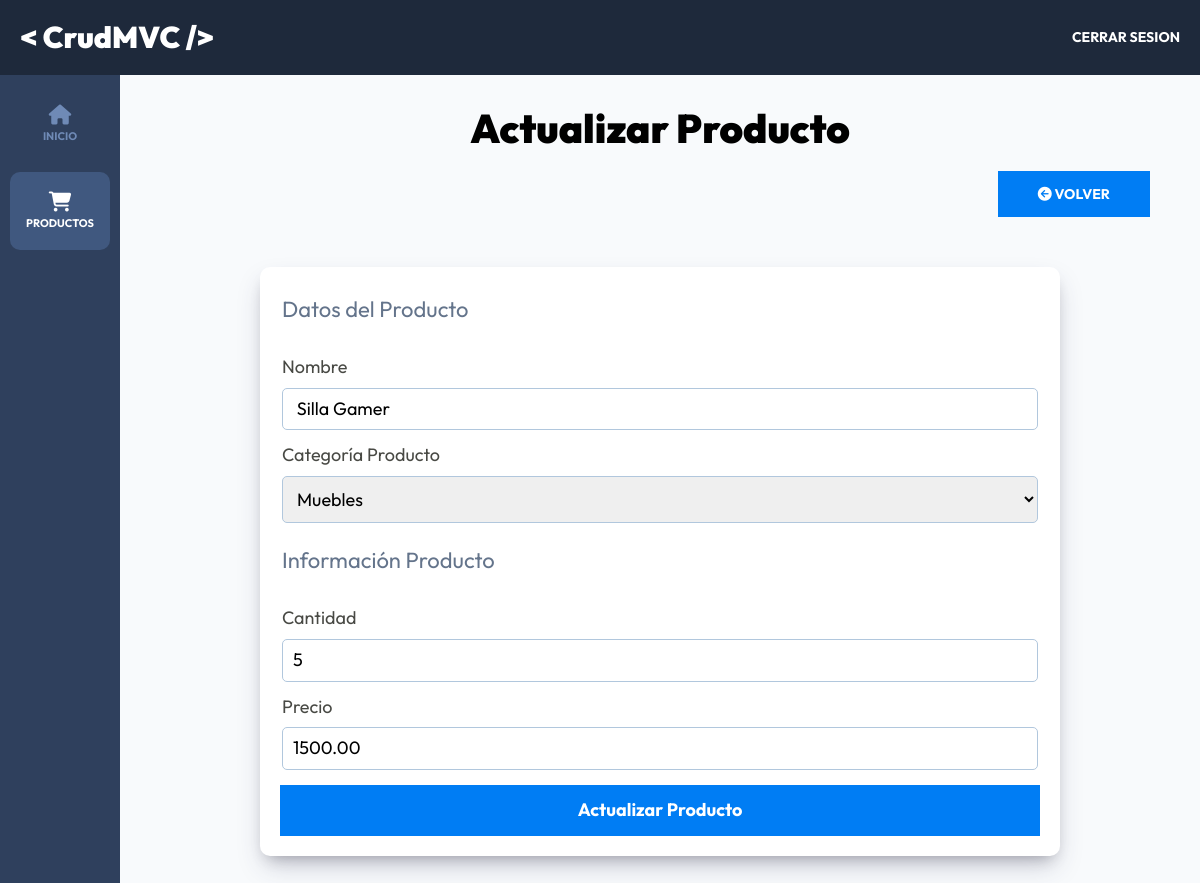
The app's page /admin/productos/actualizar?id=38 (signed in) with its own data.
### tables this page shows
CREATE TABLE `productos` (
  `id` int(11) NOT NULL,
  `nombre` varchar(45) DEFAULT NULL,
  `categoria_id` int(11) NOT NULL,
  `cantidad` int(11) NOT NULL,
  `precio` decimal(9,2) NOT NULL
);

CREATE TABLE `categorias` (
  `id` int(11) NOT NULL,
  `nombre` varchar(45) DEFAULT NULL
);

### controllers/ProductosController.php (called while the page is built, shortened)
<?php
class ProductosController {
    public static function actualizar(Router $router) {
        $alertas = [];
        $id = $_GET['id'];
        $id = filter_var($id, FILTER_VALIDATE_INT);
        $categorias = Categoria::all('ASC');
        $producto = Producto::find($id);
        $router->render('admin/productos/actualizar', [
            'titulo' => 'Actualizar Producto',
            'alertas' => $alertas,
            'producto' => $producto,
            'categorias' => $categorias
        ]);
    }
}

### public/index.php (called while the page is built, shortened)
<?php
$router = new Router();
$router->get('/', [AuthController::class, 'login']);
$router->post('/', [AuthController::class, 'login']);
$router->post('/logout', [AuthController::class, 'logout']);
$router->get('/registro', [AuthController::class, 'registro']);
$router->post('/registro', [AuthController::class, 'registro']);
$router->get('/olvide', [AuthController::class, 'olvide']);
$router->post('/olvide', [AuthController::class, 'olvide']);
$router->get('/reestablecer', [AuthController::class, 'reestablecer']);
$router->post('/reestablecer', [AuthController::class, 'reestablecer']);
$router->get('/mensaje', [AuthController::class, 'mensaje']);
$router->get('/confirmar-cuenta', [AuthController::class, 'confirmar']);
$router->get('/admin/dashboard', [DashboardController::class, 'index']);
$router->get('/admin/productos', [ProductosController::class, 'index']);
$router->get('/admin/productos/crear', [ProductosController::class, 'crear']);
$router->post('/admin/productos/crear', [ProductosController::class, 'crear']);
$router->get('/admin/productos/actualizar', [ProductosController::class, 'actualizar']);
$router->post('/admin/productos/actualizar', [ProductosController::class, 'actualizar']);
$router->post('/admin/productos/eliminar', [ProductosController::class, 'eliminar']);
$router->comprobarRutas();

### models/ActiveRecord.php (called while the page is built, shortened)
<?php
class ActiveRecord {
    protected static $db;
    protected static $tabla = '';
    public static function setDB($database) {
        self::$db = $database;
    }
    public static function consultarSQL($query) {
        $resultado = self::$db->query($query);
        $array = [];
        while($registro = $resultado->fetch_assoc()) {
            $array[] = static::crearObjeto($registro);
        }
        return $array;
    }
    protected static function crearObjeto($registro) {
        $objeto = new static;
        foreach($registro as $key => $value ) {
            if(property_exists( $objeto, $key  )) {
                $objeto->$key = $value;
            }
        }
        return $objeto;
    }
    public static function all() {
        $query = "SELECT * FROM " . static::$tabla . " ORDER BY id DESC";
        $resultado = self::consultarSQL($query);
        return $resultado;
    }
    public static function find($id) {
        $query = "SELECT * FROM " . static::$tabla  ." WHERE id = ${id}";
        $resultado = self::consultarSQL($query);
        return array_shift( $resultado ) ;
    }
}

### views/admin/productos/formulario.php (the view, shortened to what this page needs)
<fieldset class="formulario__fieldset">
    <legend class="formulario__legend">Datos del Producto</legend>
    <div class="formulario__campo">
        <label for="nombre" class="formulario__label">Nombre</label>
        <input
            type="text"
            class="formulario__input"
            id="nombre"
            name="nombre"
            placeholder="Nombre Producto"
            value="<?php echo $producto->nombre ?? ''; ?>"
        >
    </div>
    <div class="formulario__campo">
        <label for="categoria" class="formulario__label">Categoría Producto</label>
        <select
            class="formulario__select"
            id="categoria"
            name="categoria_id"
        >
            <?php foreach($categorias as $categoria) { ?>
                <option <?php echo ($producto->categoria_id === $categoria->id) ? 'selected' : '' ?> value="<?php echo $categoria->id; ?>"><?php echo $categoria->nombre; ?></option>
            <?php } ?>
        </select>
    </div>
</fieldset>
<fieldset class="formulario__fieldset">
    <legend class="formulario__legend">Información Producto</legend>
    <div class="formulario__campo">
        <label for="cantidad" class="formulario__label">Cantidad</label>
        <input
            type="number"
            min="1"
            class="formulario__input"
            id="cantidad"
            name="cantidad"
            placeholder="Cantidad Prodcuto"
            value="<?php echo $producto->cantidad ?? ''; ?>"
        >
    </div>
    <div class="formulario__campo">
        <label for="precio" class="formulario__label">Precio</label>
        <input
            type="number"
            step="0.01"
            min="0"
            class="formulario__input"
            id="precio"
            name="precio"
            placeholder="Precio Producto"
            value="<?php echo $producto->precio ?? ''; ?>"
        >
    </div>
</fieldset>

### public/build/css/app.css (style rules this page uses)
html { line-height: 1.15; -webkit-text-size-adjust: 100%; }
body { margin: 0; }
button, input, optgroup, select, textarea { font-family: inherit; font-size: 100%; line-height: 1.15; margin: 0; }
button, input { overflow: visible; }
button, select { text-transform: none; }
fieldset { padding: 0.35em 0.75em 0.625em; }
legend { box-sizing: border-box; color: inherit; display: table; max-width: 100%; padding: 0; white-space: normal; }
html { font-size: 62.5%; box-sizing: border-box; height: 100%; }
*, *:before, *:after { box-sizing: inherit; }
body { font-family: "Outfit", sans-serif; font-size: 1.8rem; }
.formulario__fieldset { border: none; margin-top: 1rem; padding: 0; }
.formulario__legend { color: #64748B; font-size: 2.2rem; margin-bottom: 2rem; }
.formulario__campo { display: flex; flex-direction: column; gap: 1rem; margin: 1.5rem 0; }
.formulario__label { display: block; font-size: 1.8rem; color: rgba(26, 27, 21, 0.8); }
.formulario__input, .formulario__select { padding: 1rem; border: 1px solid #b1c7dd; border-radius: 0.5rem; }
.dashboard { height: 100%; display: flex; flex-direction: column; background-color: #F8FAFC; }

### records on screen
productos: nombre "Silla Gamer", categoria_id "Muebles", cantidad "5", precio "1500.00"

### other values on screen
$titulo "Actualizar Producto"
